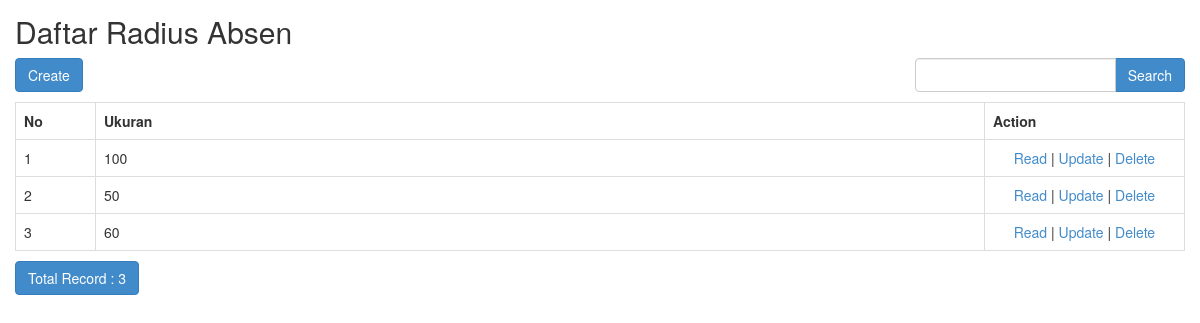
The app's page /index.php/radius_absen with its own data.
### tables this page shows
CREATE TABLE `radius_absen` (
  `id_radius` int(11) NOT NULL,
  `ukuran` float NOT NULL,
  `created_at` timestamp NOT NULL DEFAULT current_timestamp(),
  `updated_at` timestamp NOT NULL DEFAULT current_timestamp() ON UPDATE current_timestamp(),
  `deleted_at` timestamp NULL DEFAULT NULL
);

### application/controllers/Radius_absen.php (called while the page is built, shortened)
<?php
class Radius_absen extends CI_Controller
{
	function __construct()
	{
		$this->load->model('Radius_absen_model');
		$this->load->library('form_validation');
	}
	public function index()
	{
		$q = urldecode($this->input->get('q', TRUE));
		$start = intval($this->input->get('start'));
		if ($q <> '') {
			$config['base_url'] = base_url() . 'radius_absen/index.html?q=' . urlencode($q);
			$config['first_url'] = base_url() . 'radius_absen/index.html?q=' . urlencode($q);
		} else {
			$config['base_url'] = base_url() . 'radius_absen/index.html';
			$config['first_url'] = base_url() . 'radius_absen/index.html';
		}
		$config['per_page'] = 10;
		$config['page_query_string'] = TRUE;
		$config['total_rows'] = $this->Radius_absen_model->total_rows($q, TRUE);
		$radius_absen = $this->Radius_absen_model->get_limit_data($config['per_page'], $start, $q, TRUE);
		$this->load->library('pagination');
		$this->pagination->initialize($config);
		$data = array(
			'radius_absen_data' => $radius_absen,
			'q' => $q,
			'pagination' => $this->pagination->create_links(),
			'total_rows' => $config['total_rows'],
			'start' => $start,
		);
		$this->load->view('radius_absen/radius_absen_list', $data);
	}
}

### index.php (called while the page is built, shortened)
<?php
require_once BASEPATH.'core/CodeIgniter.php';

### application/config/config.php (called while the page is built, shortened)
<?php
$config['base_url'] = 'http://localhost/sipreti';
$config['index_page'] = '';
$config['uri_protocol']	= 'REQUEST_URI';
$config['url_suffix'] = '.html';
$config['language']	= 'english';
$config['charset'] = 'UTF-8';
$config['enable_hooks'] = FALSE;
$config['subclass_prefix'] = 'MY_';
$config['composer_autoload'] = FALSE;
$config['permitted_uri_chars'] = 'a-z 0-9~%.:_\-';
$config['enable_query_strings'] = FALSE;
$config['controller_trigger'] = 'c';
$config['function_trigger'] = 'm';
$config['directory_trigger'] = 'd';
$config['allow_get_array'] = TRUE;
$config['log_threshold'] = 0;
$config['log_path'] = '';
$config['log_file_extension'] = '';
$config['log_file_permissions'] = 0644;
$config['log_date_format'] = 'Y-m-d H:i:s';
$config['error_views_path'] = '';
$config['cache_path'] = '';
$config['cache_query_string'] = FALSE;
$config['encryption_key'] = 'randomstring';
$config['sess_driver'] = 'files';
$config['sess_cookie_name'] = 'ci_session';
$config['sess_samesite'] = 'Lax';
$config['sess_expiration'] = 7200;
$config['sess_save_path'] = NULL;
$config['sess_match_ip'] = FALSE;
$config['sess_time_to_update'] = 300;
$config['sess_regenerate_destroy'] = FALSE;
$config['cookie_prefix']	= '';
$config['cookie_domain']	= '';
$config['cookie_path']		= '/';
$config['cookie_secure']	= FALSE;
$config['cookie_httponly'] 	= FALSE;
$config['cookie_samesite'] 	= 'Lax';
$config['standardize_newlines'] = FALSE;
$config['global_xss_filtering'] = TRUE;
$config['csrf_protection'] = FALSE;
$config['csrf_token_name'] = 'csrf_test_name';
$config['csrf_cookie_name'] = 'csrf_cookie_name';
$config['csrf_expire'] = 7200;
$config['csrf_regenerate'] = TRUE;
$config['csrf_exclude_uris'] = array();
$config['compress_output'] = FALSE;
$config['time_reference'] = 'local';
$config['rewrite_short_tags'] = FALSE;
$config['proxy_ips'] = '';

### application/models/Radius_absen_model.php (called while the page is built, shortened)
<?php
class Radius_absen_model extends CI_Model
{
	public $table = 'radius_absen';
	function total_rows($q = NULL, $onlyActive = FALSE)
	{
		$this->db->like('ukuran', $q);
		if ($onlyActive) {
			$this->db->where('(deleted_at IS NULL OR deleted_at = "")');
		}
		return $this->db->count_all_results($this->table);
	}
	public function get_limit_data($limit, $start = 0, $q = NULL, $onlyActive = FALSE)
	{
		$this->db->like('ukuran', $q);
		if ($onlyActive) {
			$this->db->where('(deleted_at IS NULL OR deleted_at = "")');
		}
		$this->db->limit($limit, $start);
		return $this->db->get($this->table)->result();
	}
}

### application/views/radius_absen/radius_absen_list.php (the view, shortened to what this page needs)
<!doctype html>
<html>
<head>
	<link rel="stylesheet" href="<?php echo base_url('assets/bootstrap/css/bootstrap.min.css') ?>" />
</head>
<body>
	<h2 style="margin-top:0px">Daftar Radius Absen</h2>
	<div class="row" style="margin-bottom: 10px">
		<div class="col-md-4">
			<?php echo anchor(site_url('radius_absen/create'), 'Create', 'class="btn btn-primary"'); ?>
		</div>
		<div class="col-md-4 text-center">
		</div>
		<div class="col-md-1 text-right">
		</div>
		<div class="col-md-3 text-right">
			<form action="<?php echo site_url('radius_absen/index'); ?>" class="form-inline" method="get">
				<div class="input-group">
					<input type="text" class="form-control" name="q" value="<?php echo $q; ?>">
					<span class="input-group-btn">
						<button class="btn btn-primary" type="submit">Search</button>
					</span>
				</div>
			</form>
		</div>
	</div>
	<table class="table table-bordered" style="margin-bottom: 10px">
		<tr>
			<th>No</th>
			<th>Ukuran</th>
			<th>Action</th>
		</tr><?php
		foreach ($radius_absen_data as $radius_absen) {
			?>
			<tr>
				<td width="80px"><?php echo ++$start ?></td>
				<td><?php echo $radius_absen->ukuran ?></td>
				<td style="text-align:center" width="200px">
					<?php
					echo anchor(site_url('radius_absen/read/' . $radius_absen->id_radius), 'Read');
					echo ' | ';
					echo anchor(site_url('radius_absen/update/' . $radius_absen->id_radius), 'Update');
					echo ' | ';
					echo anchor(site_url('radius_absen/delete/' . $radius_absen->id_radius), 'Delete', 'onclick="javasciprt: return confirm(\'Are You Sure ?\')"');
					?>
				</td>
			</tr>
			<?php
		}
		?>
	</table>
	<div class="row">
		<div class="col-md-6">
			<a href="#" class="btn btn-primary">Total Record : <?php echo $total_rows ?></a>
		</div>
		<div class="col-md-6 text-right">
		</div>
	</div>
</body>
</html>

### application/views/radius_absen/radius_absen_list.php (style rules this page uses)
body { padding: 15px; }

### records on screen
radius_absen: ukuran "100", id_radius "Read", id_radius "Update", id_radius "Delete"
radius_absen: ukuran "50", id_radius "Read", id_radius "Update", id_radius "Delete"
radius_absen: ukuran "60", id_radius "Read", id_radius "Update", id_radius "Delete"

### other values on screen
$total_rows "3"
